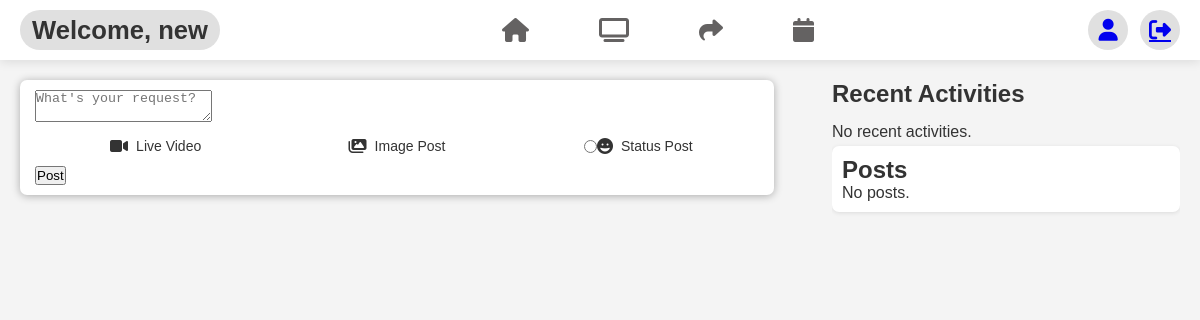
Page /app/views/auth/dashboard.php (signed in) on the earlier database version.
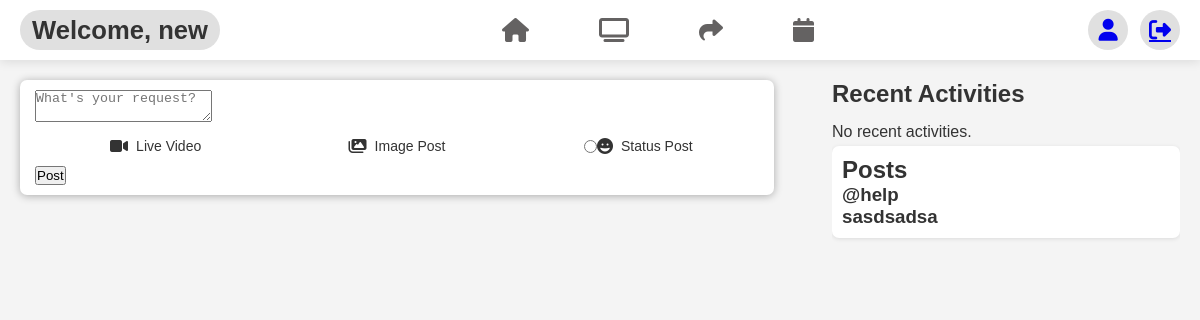
Same page on the later database version.
### tables this page shows
CREATE TABLE `posts` (
  `id` int(11) NOT NULL,
  `user_id` int(11) NOT NULL,
  `post_text` text DEFAULT NULL,
  `post_image` varchar(255) DEFAULT NULL,
  `post_video` varchar(255) DEFAULT NULL,
  `post_type` varchar(255) NOT NULL,
  `created_at` timestamp NOT NULL DEFAULT current_timestamp(),
  `updated_at` timestamp NOT NULL DEFAULT current_timestamp() ON UPDATE current_timestamp()
);

### app/views/auth/dashboard.php (the view, shortened to what this page needs)
<?php
$db = new Database();
$pdo = $db->connect();
$posts = $pdo->prepare("SELECT * FROM posts ORDER BY created_at DESC");
$posts->execute();
$posts = $posts->fetchAll();
$recentActivities = $pdo->prepare("SELECT * FROM activities ORDER BY created_at DESC");
$recentActivities->execute();
$recentActivities = $recentActivities->fetchAll();
?>
<!DOCTYPE html>
<html lang="en">
<head>
    <link rel="stylesheet" href="https://cdnjs.cloudflare.com/ajax/libs/font-awesome/6.7.1/css/all.min.css" />
    <link rel="stylesheet" href="./public/assets/dashStyle.css">
</head>
<body>
    <div class="container">
        <nav>
            <div class="nav-left">
                <div class='left'>
                <h1>Welcome, <?= isset($_SESSION['user']) && is_array($_SESSION['user']) && isset($_SESSION['user']['name']) ? htmlspecialchars($_SESSION['user']['name']) : 'Guest' ?></h1>
                </div>
            </div>
            <div class="nav-center">
                <a href="?page=dashboard"><i class="fa-solid fa-house"></i></a>
                <a href="?page=help_requests"><i class="fa-solid fa-tv"></i></a>
                <a href="?page=resource_sharing"><i class="fa-solid fa-share"></i></a>
                <a href="?page=events"><i class="fa-solid fa-calendar"></i></a>
            </div>
            <div class="nav-right">
                <a href="?page=profile"><i class="fa-solid fa-user"></i></a>
                <a href="?page=logout"><i class="fa-solid fa-right-from-bracket"></i></a>
            </div>
        </nav>
        <div class="main-content">
            <div class="main-left">
                <div class="create-post">
                    <form method="POST" action="?page=create_post" enctype="multipart/form-data">
                        <div class="ptop">
                            <textarea name="post_text" placeholder="What's your request?"></textarea>
                        </div>
                        <div class="pbottom">
                            <div class="post-icon">
                                <i class="fa-solid fa-video red"></i>
                                <p>Live Video</p>
                        </div>
                        <div class="post-icon">
                            <label>
                                <i class="fa-solid fa-images green"></i>
                                <p>Image Post</p>
                            </label>
                        </div>
                        <div class="post-icon">
                            <label>
                                <input type="radio" name="post_type" value="text">
                                <i class="fa-solid fa-face-grin yellow"></i>
                                <p>Status Post</p>
                            </div>
                        </div>
                        <button type="submit">Post</button>
                    </form>
                </div>
            </div>
            <div class="main-right">
                <div class="recent">
                    <h2>Recent Activities</h2>
                    <ul>
                        <?php if (!empty($recentActivities)): ?>
                            <?php foreach ($recentActivities as $activity): ?>
                                <li>
                                    <?= htmlspecialchars($activity['activity']) ?> - <?= htmlspecialchars($activity['created_at']) ?>
                                </li>
                            <?php endforeach; ?>
                        <?php else: ?>
                            <li>No recent activities.</li>
                        <?php endif; ?>
                    </ul>
                </div>
                <div class="posts">
    <h2>Posts</h2>
    <ul>
        <?php if (!empty($posts)): ?>
            <?php foreach ($posts as $post): ?>
                <li>
                    <h3><?= htmlspecialchars($post['post_text']) ?></h3>
                </li>
            <?php endforeach; ?>
        <?php else: ?>
            <li>No posts.</li>
        <?php endif; ?>
    </ul>
</div>
            </div>
        </div>
    </div>
</body>
</html>

Differences in the rows shown:
added posts: post_text "@help"
added posts: post_text "sasdsadsa"
Other differences:
text no longer shown: "No posts."
